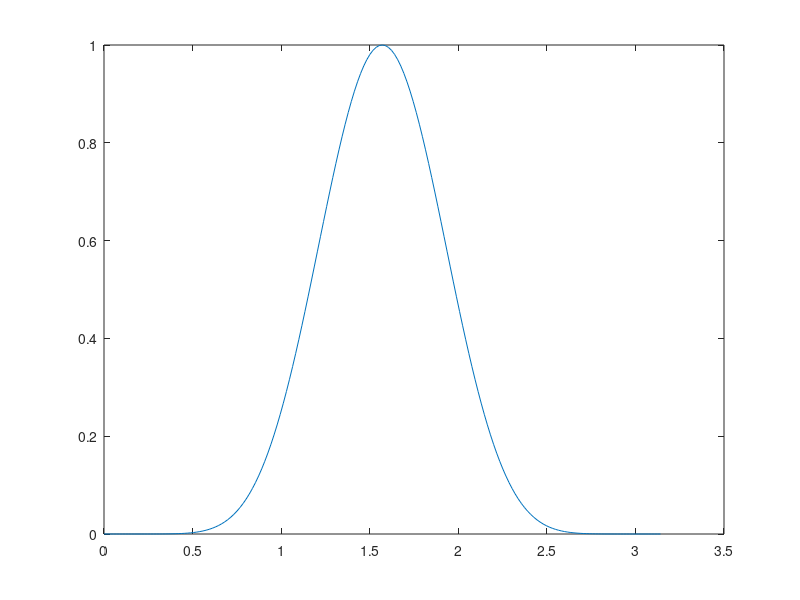

The MATLAB script that drew this image: (Note: this script raises an error after producing the figure.)
clear;clc;close all;
L = 4;
l = 0:L;
thetta = (0:180)*pi/180;
f = sin(thetta).^(2*L);
figure()
plot(thetta,f);

f1 = zeros(1,length(thetta));
for ith = 1:length(thetta)
    for il = 1:length(l)
        arg = 2*(L-l(il));
        k(il) = k_func(l(il),L)*cos(arg*thetta(ith));
    end
    f1(ith) = sum(k);
end
figure()
plot(thetta,f1);

s = @(l) (-1).^(L - l)*2*nchoosek(2*L,l);

f2 = zeros(1,length(thetta));
for ith = 1:length(thetta)
    for il = 1:length(l)-1
        arg = 2*(L-l(il));
        temp(il) = s(l(il))*cos(arg*thetta(ith));
    end
    f2(ith) = 1/(2^(2*L))*( sum(temp) + nchoosek(2*L,L));
end
figure()
plot(thetta,f2);
k_func(L,L)
1/(2^(2*L))*nchoosek(2*L,L)